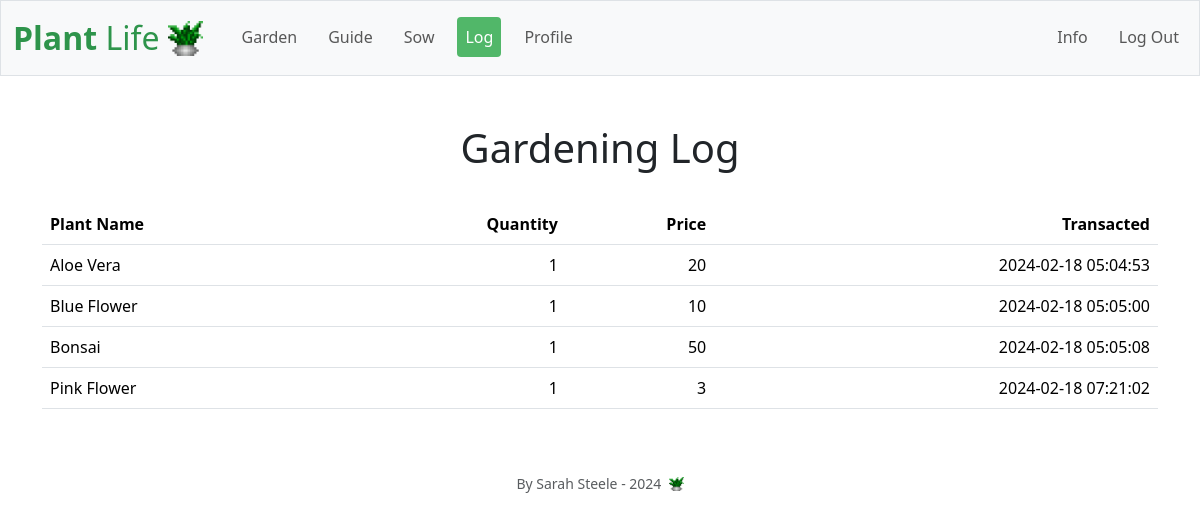
Screenshot of /log (signed in) with the database file from the repository.
### tables this page shows
CREATE TABLE logs (
    id INTEGER PRIMARY KEY AUTOINCREMENT,
    user_id INTEGER,
    plant_name TEXT NOT NULL,
    quantity INTEGER,
    price NUMERIC NOT NULL,
    transacted_at TIMESTAMP DEFAULT CURRENT_TIMESTAMP,
    FOREIGN KEY (user_id) REFERENCES users (id),
    FOREIGN KEY (plant_name) REFERENCES plants (name)
);

### app.py (the view)
@app.route("/log")
@login_required
def log():
    user_id = session["user_id"]
    logs = db.execute("SELECT * FROM logs WHERE user_id = ?", user_id)
    return render_template("log.html", logs=logs)

### app.py (called while the page is built)
@app.after_request
def after_request(response):
    response.headers["Cache-Control"] = "no-cache, no-store, must-revalidate"
    response.headers["Expires"] = 0
    response.headers["Pragma"] = "no-cache"
    return response

### helpers.py (called while the page is built)
def login_required(f):
    @wraps(f)
    def decorated_function(*args, **kwargs):
        if session.get("user_id") is None:
            return redirect("/login")
        return f(*args, **kwargs)
    return decorated_function

### templates/log.html (shortened to what this page needs)
{% extends "layout.html" %}
{% block main %}
    <h1>Gardening Log</h1>
        <br>
    <table class ="table">
        <thead>
            <tr>
                <th class="text-start">Plant Name</th>
                <th class="text-end">Quantity</th>
                <th class="text-end">Price</th>
                <th class="text-end">Transacted</th>
            </tr>
        </thead>
        <tbody>
            {% for log in logs %}
                <tr>
                    <td class="text-start">{{log["plant_name"]}}</td>
                    <td class="text-end">{{log["quantity"]}}</td>
                    <td class="text-end">{{log["price"]}}</td>
                    <td class="text-end">{{log["transacted_at"]}}</td>
                </tr>
            {% endfor %}
        </tbody>
    </table>
{% endblock %}

### rows the page displays
logs: plant_name "Aloe Vera", quantity "1", price "20", transacted_at "2024-02-18 05:04:53"
logs: plant_name "Blue Flower", quantity "1", price "10", transacted_at "2024-02-18 05:05:00"
logs: plant_name "Bonsai", quantity "1", price "50", transacted_at "2024-02-18 05:05:08"
logs: plant_name "Pink Flower", quantity "1", price "3", transacted_at "2024-02-18 07:21:02"
